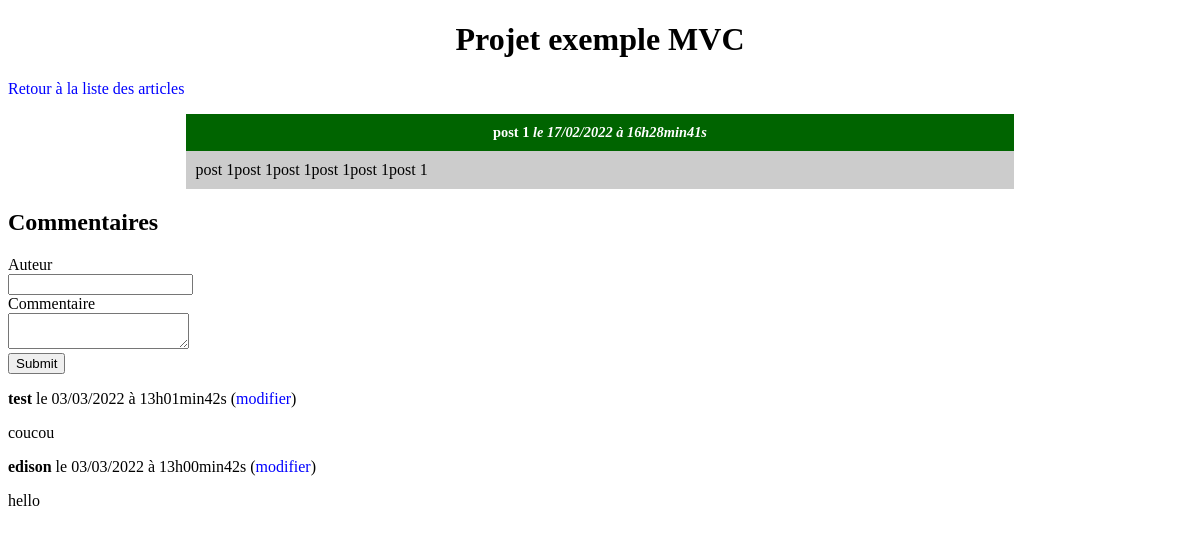
/blog/index.php?action=post&id=1, run on the app's committed database.
### tables this page shows
CREATE TABLE `posts` (
  `id` int(11) NOT NULL,
  `title` varchar(255) NOT NULL,
  `content` text NOT NULL,
  `creation_date` datetime NOT NULL
);

CREATE TABLE `comments` (
    `id` int (11) NOT NULL,
    `post_id` INT (11) NOT NULL,
    `author` varchar(255) NOT NULL,
    `comment` text NOT NULL,
    `comment_date` datetime NOT NULL
);

### blog/src/controllers/post.php (called while the page is built, shortened)
<?php
require_once('src/lib/database.php');
require_once('src/model/comment.php');
require_once('src/model/post.php');
class Post
{
    public function execute(string $identifier)
    {
        $connection = new DatabaseConnection();
        $postRepository = new PostRepository();
        $postRepository->connection = $connection;
        $post = $postRepository->getPost($identifier);
        $commentRepository = new CommentRepository();
        $commentRepository->connection = $connection;
        $comments = $commentRepository->getComments($identifier);
        require('templates/post.php');
    }
}

### blog/src/model/post.php (called while the page is built, shortened)
<?php
require_once('src/lib/database.php');
class PostRepository
{
    public DatabaseConnection $connection;
    public function getPost(string $identifier): Post
    {
        $statement = $this->connection->getConnection()->prepare(
            "SELECT id, title, content, DATE_FORMAT(creation_date, '%d/%m/%Y à %Hh%imin%ss') AS french_creation_date FROM posts WHERE id = ?"
        );
        $statement->execute([$identifier]);
        $row = $statement->fetch();
        $post = new Post();
        $post->title = $row['title'];
        $post->frenchCreationDate = $row['french_creation_date'];
        $post->content = $row['content'];
        $post->identifier = $row['id'];
        return $post;
    }
}

### blog/src/lib/database.php (called while the page is built, shortened)
<?php
class DatabaseConnection
{
    public ?\PDO $database = null;
    public function getConnection(): \PDO
    {
        if ($this->database === null) {
            $this->database = new \PDO('mysql:host=localhost;dbname=blog;charset=utf8', 'root', '');
        }
        return $this->database;
    }
}

### blog/src/model/comment.php (called while the page is built, shortened)
<?php
require_once('src/lib/database.php');
class CommentRepository
{
    public DatabaseConnection $connection;
    public function getComments(string $post): array
    {
        $statement = $this->connection->getConnection()->prepare(
            "SELECT id, author, comment, DATE_FORMAT(comment_date, '%d/%m/%Y à %Hh%imin%ss') AS french_creation_date, post_id FROM comments WHERE post_id = ? ORDER BY comment_date DESC"
        );
        $statement->execute([$post]);
        $comments = [];
        while (($row = $statement->fetch())) {
            $comment = new Comment();
            $comment->identifier = $row['id'];
            $comment->author = $row['author'];
            $comment->frenchCreationDate = $row['french_creation_date'];
            $comment->comment = $row['comment'];
            $comment->post = $row['post_id'];
            $comments[] = $comment;
        }
        return $comments;
    }
}

### blog/templates/post.php (the view, shortened to what this page needs)
<h1>Projet exemple MVC</h1>
<p><a href="index.php">Retour à la liste des articles</a></p>
<div class="news">
    <h3>
        <?= htmlspecialchars($post->title) ?>
        <em>le <?= $post->frenchCreationDate ?></em>
    </h3>
    <p>
        <?= nl2br(htmlspecialchars($post->content)) ?>
    </p>
</div>
<h2>Commentaires</h2>
<form action="index.php?action=addComment&id=<?= $post->identifier ?>" method="post">
   <div>
      <label for="author">Auteur</label><br />
      <input type="text" id="author" name="author" />
   </div>
   <div>
      <label for="comment">Commentaire</label><br />
      <textarea id="comment" name="comment"></textarea>
   </div>
   <div>
      <input type="submit" />
   </div>
</form>
<?php
foreach ($comments as $comment) {
?>
    <p><strong><?= htmlspecialchars($comment->author) ?></strong> le <?= $comment->frenchCreationDate ?> (<a href="index.php?action=updateComment&id=<?= $comment->identifier ?>">modifier</a>)</p>
    <p><?= nl2br(htmlspecialchars($comment->comment)) ?></p>
<?php
}
?>
<?php require('layout.php') ?>

### blog/style.css (style rules this page uses)
h1, h3 { text-align:center; }
h3 { background-color:darkgreen; color:white; font-size:0.9em; margin-bottom:0px; padding: 10px; }
.news p { background-color:#CCCCCC; margin-top:0px; padding: 10px; }
.news { width:70%; margin:auto; }
a { text-decoration: none; color: blue; }

### data on the page
posts: title "post 1", content "post 1post 1post 1post 1post 1post 1"
comments: author "test", frenchCreationDate "03/03/2022 à 13h01min42s", comment "coucou"
comments: author "edison", frenchCreationDate "03/03/2022 à 13h00min42s", comment "hello"

### other printed values
$post->frenchCreationDate "17/02/2022 à 16h28min41s"
